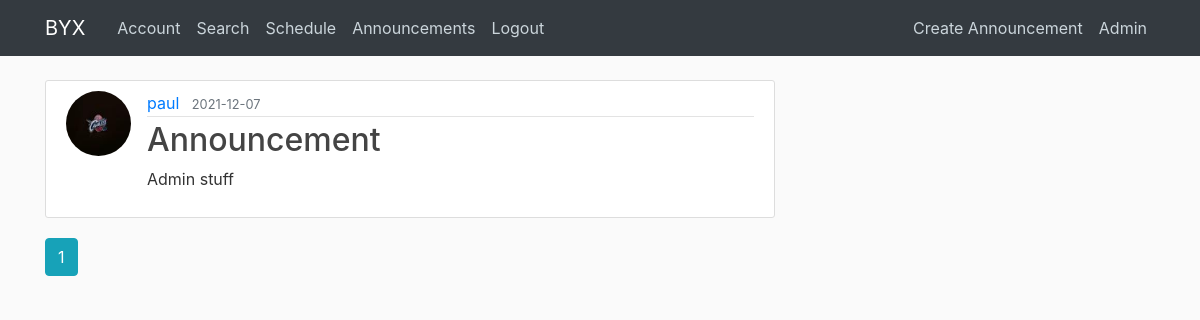
/announcements (signed in), run on the app's committed database.
### Group5/models.py (models this page shows, shortened)
class Post(db.Model):
    id = db.Column(db.Integer, primary_key=True)
    title = db.Column(db.String(100), nullable=False)
    date_posted = db.Column(db.DateTime, nullable=False, default=datetime.utcnow)
    content = db.Column(db.Text, nullable=False)
    user_id = db.Column(db.Integer, db.ForeignKey('user.id'), nullable=False)

class User(db.Model, UserMixin):
    id = db.Column(db.Integer, primary_key=True)
    username = db.Column(db.String(20), unique=True, nullable=False)
    email = db.Column(db.String(120), unique=True, nullable=False)
    image_file = db.Column(db.String(20), nullable=False, default='default.jpg')
    password = db.Column(db.String(60), nullable=False)
    posts = db.relationship('Post', backref='author', lazy=True)
    major = db.Column(db.String(60), default="CHANGE")
    year = db.Column(db.String(60), default="CHANGE")
    is_admin = db.Column(db.Boolean, default=False)

### Group5/routes.py (the view)
@app.route("/announcements")
@login_required
def announcements():
    page = request.args.get('page', 1, type=int)
    posts = Post.query.order_by(Post.date_posted.desc()).paginate(page=page, per_page=5)
    return render_template('announcements.html', posts=posts)

### Group5/models.py (called while the page is built)
@login_manager.user_loader
def load_user(user_id):
    return User.query.get(int(user_id))

### Group5/templates/announcements.html
{% extends "layout.html" %}
{% block content %}
{% for post in posts.items %}
        <article class="media content-section">
          <img class="rounded-circle article-img" src="{{ url_for('static', filename='profile_pics/' + post.author.image_file) }}">
          <div class="media-body">
            <div class="article-metadata">
              <a class="mr-2" href="{{ url_for('user_posts', username=post.author.username) }}">{{ post.author.username }}</a>
              <small class="text-muted">{{ post.date_posted.strftime('%Y-%m-%d') }}</small>
            </div>
            <h2><a class="article-title" href="{{ url_for('post', post_id=post.id) }}">{{ post.title }}</a></h2>
            <p class="article-content">{{ post.content }}</p>
          </div>
        </article>
    {% endfor %}
    {% for page_num in posts.iter_pages(left_edge=1, right_edge=1, left_current=1, right_current=2) %}
      {% if page_num %}
        {% if posts.page == page_num %}
          <a class="btn btn-info mb-4" href="{{ url_for('announcements', page=page_num) }}">{{ page_num }}</a>
        {% else %}
          <a class="btn btn-outline-info mb-4" href="{{ url_for('announcements', page=page_num) }}">{{ page_num }}</a>
        {% endif %}
      {% else %}
        ...
      {% endif %}
    {% endfor %}
    {% endblock content %}

### Group5/static/main.css (style rules this page uses)
body { background: #fafafa; color: #333333; margin-top: 5rem; }
h1, h2, h3, h4, h5, h6 { color: #444444; }
.content-section { background: #ffffff; padding: 10px 20px; border: 1px solid #dddddd; border-radius: 3px; margin-bottom: 20px; }
.article-title { color: #444444; }
.article-content { white-space: pre-line; }
.article-img { height: 65px; width: 65px; margin-right: 16px; }
.article-metadata { padding-bottom: 1px; margin-bottom: 4px; border-bottom: 1px solid #e3e3e3 }

### data on the page
Post: image_file (picture), author.username "paul", date_posted "2021-12-07", title "Announcement", content "Admin stuff"

### other printed values
{{ page_num }} "1"
